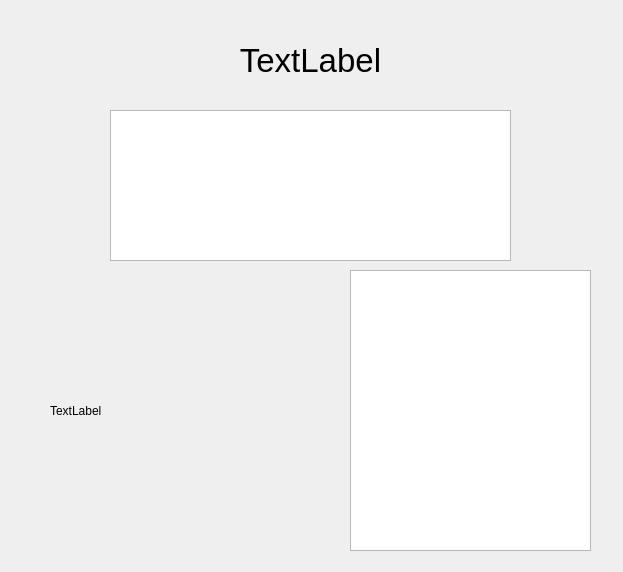
<?xml version="1.0" encoding="UTF-8"?>
<ui version="4.0">
 <class>drinkInfo</class>
 <widget class="QDialog" name="drinkInfo">
  <property name="geometry">
   <rect>
    <x>0</x>
    <y>0</y>
    <width>623</width>
    <height>572</height>
   </rect>
  </property>
  <property name="windowTitle">
   <string>Drink</string>
  </property>
  <property name="autoFillBackground">
   <bool>true</bool>
  </property>
  <widget class="QPlainTextEdit" name="instructions">
   <property name="geometry">
    <rect>
     <x>350</x>
     <y>270</y>
     <width>241</width>
     <height>281</height>
    </rect>
   </property>
   <property name="autoFillBackground">
    <bool>true</bool>
   </property>
  </widget>
  <widget class="QLabel" name="label">
   <property name="geometry">
    <rect>
     <x>50</x>
     <y>270</y>
     <width>241</width>
     <height>281</height>
    </rect>
   </property>
   <property name="text">
    <string>TextLabel</string>
   </property>
  </widget>
  <widget class="QWidget" name="verticalLayoutWidget">
   <property name="geometry">
    <rect>
     <x>10</x>
     <y>20</y>
     <width>601</width>
     <height>80</height>
    </rect>
   </property>
   <layout class="QVBoxLayout" name="verticalLayout">
    <item>
     <widget class="QLabel" name="drinkName">
      <property name="font">
       <font>
        <pointsize>25</pointsize>
       </font>
      </property>
      <property name="text">
       <string>TextLabel</string>
      </property>
      <property name="alignment">
       <set>Qt::AlignCenter</set>
      </property>
     </widget>
    </item>
   </layout>
  </widget>
  <widget class="QPlainTextEdit" name="plainTextEdit">
   <property name="geometry">
    <rect>
     <x>110</x>
     <y>110</y>
     <width>401</width>
     <height>151</height>
    </rect>
   </property>
   <property name="font">
    <font>
     <strikeout>false</strikeout>
    </font>
   </property>
  </widget>
 </widget>
 <resources/>
 <connections/>
</ui>
